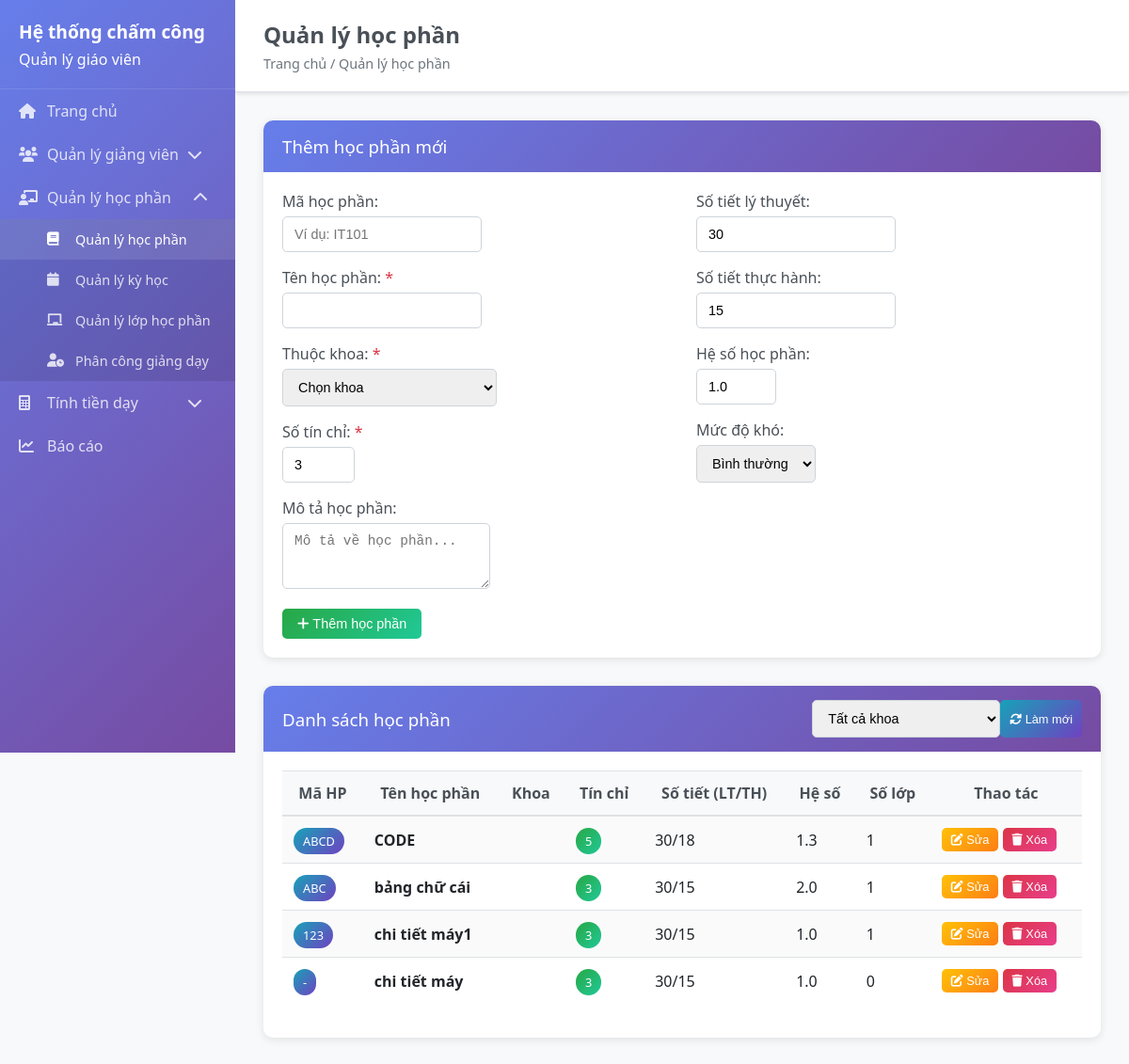
Page /subjects on the committed database.
### backend/models/subject.py (models this page shows, shortened)
class Subject(BaseModel):
    __tablename__ = 'subjects'
    code = db.Column(db.String(20), unique=True, nullable=True)
    name = db.Column(db.String(100), nullable=False)
    credits = db.Column(db.Integer, default=3)
    department_id = db.Column(db.Integer, db.ForeignKey('departments.id'), nullable=True, default=1)
    theory_hours = db.Column(db.Integer, default=0)
    practice_hours = db.Column(db.Integer, default=0)
    total_hours = db.Column(db.Integer, default=0)
    subject_coefficient = db.Column(db.Numeric(3, 2), default=1.0)
    difficulty_level = db.Column(db.String(20), default='normal')
    description = db.Column(db.Text, nullable=True)
    prerequisites = db.Column(db.Text, nullable=True)
    department = db.Column(db.String(100), nullable=True)
    student_count = db.Column(db.Integer, default=0)
    is_active = db.Column(db.Boolean, default=True)
    department_ref = db.relationship('Department', foreign_keys=[department_id], backref='subjects')
    @property
    def total_classes(self):
        try:
            from models.teaching_assignment import TeachingAssignment
            return TeachingAssignment.query.filter_by(subject_id=self.id).count()
        except:
            return 0

### backend/app.py (the view, shortened to what this page needs)
@app.route('/subjects')
def subjects():
    try:
        subjects_list = []
        departments_list = []
        if 'Subject' in globals():
            subjects_list = Subject.query.filter_by(is_active=True).order_by(Subject.created_at.desc()).all()
        if 'Department' in globals():
            departments_list = Department.query.filter_by(is_active=True).order_by(Department.name).all()
            print(f"Found {len(departments_list)} departments for subjects")
        return render_template('subjects.html',
                             subjects=subjects_list,
                             departments=departments_list)
    except Exception as e:
        print(f"Error in subjects route: {e}")
        import traceback
        traceback.print_exc()
        return render_template('subjects.html', subjects=[], departments=[])

### frontend/templates/subjects.html (shortened to what this page needs)
<!DOCTYPE html>
<html lang="en">
<head>
    <link rel="stylesheet" href="{{ url_for('static', filename='css/style.css') }}">
</head>
<body>
    {% extends "base.html" %}
    {% block page_title %}Quản lý học phần{% endblock %}
    {% block breadcrumb %}Trang chủ / Quản lý học phần{% endblock %}
    {% block content %}
    <div class="card">
        <div class="card-header">
            <h3>Thêm học phần mới</h3>
        </div>
        <div class="card-body">
            <form id="subject-form">
                <div class="row">
                    <div class="col-md-6">
                        <div class="form-group">
                            <label for="subject-code">Mã học phần:</label>
                            <input type="text" id="subject-code" name="code" class="form-control" placeholder="Ví dụ: IT101">
                        </div>
                        <div class="form-group">
                            <label for="subject-name">Tên học phần: <span class="text-danger">*</span></label>
                            <input type="text" id="subject-name" name="name" class="form-control" required>
                        </div>
                        <div class="form-group">
                            <label for="subject-department">Thuộc khoa: <span class="text-danger">*</span></label>
                            <select id="subject-department" name="department_id" class="form-control" required>
                                <option value="">Chọn khoa</option>
                            </select>
                        </div>
                        <div class="form-group">
                            <label for="subject-credits">Số tín chỉ: <span class="text-danger">*</span></label>
                            <input type="number" id="subject-credits" name="credits" class="form-control" min="1" max="10" value="3" required>
                        </div>
                    </div>
                    <div class="col-md-6">
                        <div class="form-group">
                            <label for="subject-theory-hours">Số tiết lý thuyết:</label>
                            <input type="number" id="subject-theory-hours" name="theory_hours" class="form-control" min="0" value="30">
                        </div>
                        <div class="form-group">
                            <label for="subject-practice-hours">Số tiết thực hành:</label>
                            <input type="number" id="subject-practice-hours" name="practice_hours" class="form-control" min="0" value="15">
                        </div>
                        <div class="form-group">
                            <label for="subject-coefficient">Hệ số học phần:</label>
                            <input type="number" id="subject-coefficient" name="subject_coefficient" class="form-control" step="0.1" min="0.5" max="3.0" value="1.0">
                        </div>
                        <div class="form-group">
                            <label for="subject-difficulty">Mức độ khó:</label>
                            <select id="subject-difficulty" name="difficulty_level" class="form-control">
                                <option value="normal">Bình thường</option>
                            </select>
                        </div>
                    </div>
                </div>
                <div class="form-group">
                    <label for="subject-description">Mô tả học phần:</label>
                    <textarea id="subject-description" name="description" class="form-control" rows="3" placeholder="Mô tả về học phần..."></textarea>
                </div>
                <button type="submit" class="btn btn-success" id="submit-btn">
                    <i class="fas fa-plus"></i> Thêm học phần
                </button>
            </form>
        </div>
    </div>
    <div class="card">
        <div class="card-header d-flex justify-content-between align-items-center">
            <h3>Danh sách học phần</h3>
            <div class="d-flex">
                <select id="filter-department" class="form-control mr-2" style="width: 200px;">
                    <option value="">Tất cả khoa</option>
                </select>
                <button class="btn btn-info btn-sm" onclick="refreshSubjectsList()">
                    <i class="fas fa-sync-alt"></i> Làm mới
                </button>
            </div>
        </div>
        <div class="card-body">
            <div class="table-responsive">
                <table class="table table-striped" id="subjects-table">
                    <thead>
                        <tr>
                            <th>Mã HP</th>
                            <th>Tên học phần</th>
                            <th>Khoa</th>
                            <th>Tín chỉ</th>
                            <th>Số tiết (LT/TH)</th>
                            <th>Hệ số</th>
                            <th>Số lớp</th>
                            <th>Thao tác</th>
                        </tr>
                    </thead>
                    <tbody>
                        {% for subject in subjects %}
                        <tr>
                            <td><span class="badge badge-info">{{ subject.code or '-' }}</span></td>
                            <td><strong>{{ subject.name }}</strong></td>
                            <td>{{ subject.department_abbreviation }}</td>
                            <td><span class="badge badge-success">{{ subject.credits }}</span></td>
                            <td>{{ subject.theory_hours }}/{{ subject.practice_hours }}</td>
                            <td>{{ "%.1f"|format(subject.subject_coefficient) }}</td>
                            <td>{{ subject.total_classes }}</td>
                            <td>
                                <button class="btn btn-warning btn-sm" onclick="editSubject({{ subject.id }})">
                                    <i class="fas fa-edit"></i> Sửa
                                </button>
                                <button class="btn btn-danger btn-sm" onclick="deleteSubject({{ subject.id }})">
                                    <i class="fas fa-trash"></i> Xóa
                                </button>
                            </td>
                        </tr>
                        {% else %}
                        <tr>
                            <td colspan="8" class="text-center">Chưa có học phần nào</td>
                        </tr>
                        {% endfor %}
                    </tbody>
                </table>
            </div>
        </div>
    </div>
    {% endblock %}

### frontend/templates/base.html (shortened to what this page needs)
<!DOCTYPE html>
<html lang="vi">
<head>
    <link rel="stylesheet" href="{{ url_for('static', filename='css/style.css') }}">
    <link rel="stylesheet" href="https://cdnjs.cloudflare.com/ajax/libs/font-awesome/6.0.0/css/all.min.css">
</head>
<body>
    <div class="sidebar">
        <div class="sidebar-header">
            <h1>Hệ thống chấm công</h1>
            <p>Quản lý giáo viên</p>
        </div>
        <nav class="sidebar-nav">
            <ul>
                <li>
                    <a href="{{ url_for('index') }}" {% if request.endpoint == 'index' %}class="active"{% endif %}>
                        <i class="fas fa-home"></i> Trang chủ
                    </a>
                </li>
                <li class="has-dropdown">
                    <a href="#" class="dropdown-toggle">
                        <i class="fas fa-users"></i> Quản lý giảng viên
                        <i class="fas fa-chevron-down dropdown-icon"></i>
                    </a>
                </li>
                <li class="has-dropdown">
                    <a href="#" class="dropdown-toggle">
                        <i class="fas fa-chalkboard-teacher"></i> Quản lý học phần
                        <i class="fas fa-chevron-down dropdown-icon"></i>
                    </a>
                    <ul class="dropdown-menu">
                        <li><a href="{{ url_for('subjects') }}"><i class="fas fa-book"></i> Quản lý học phần</a></li>
                        <li><a href="{{ url_for('semesters') }}"><i class="fas fa-calendar"></i> Quản lý kỳ học</a></li>
                        <li><a href="{{ url_for('class_sections') }}"><i class="fas fa-chalkboard"></i> Quản lý lớp học phần</a></li>
                        <li><a href="{{ url_for('teaching_assignments') }}"><i class="fas fa-user-clock"></i> Phân công giảng dạy</a></li>
                    </ul>
                </li>
                <li class="has-dropdown">
                    <a href="#" class="dropdown-toggle">
                        <i class="fas fa-calculator"></i> Tính tiền dạy
                        <i class="fas fa-chevron-down dropdown-icon"></i>
                    </a>
                </li>
                <li class="nav-item">
                    <a class="nav-link" href="/reports">
                        <i class="fas fa-chart-line"></i> Báo cáo
                    </a>
                </li>
            </ul>
        </nav>
    </div>
    <div class="main-content">
        <header class="main-header">
            <h2>{% block page_title %}Trang chủ{% endblock %}</h2>
            <div class="breadcrumb">{% block breadcrumb %}Trang chủ{% endblock %}</div>
        </header>
        <main class="content">
            {% block content %}{% endblock %}
        </main>
    </div>
</body>
</html>

### frontend/static/css/style.css (style rules this page uses)
* { margin: 0; padding: 0; box-sizing: border-box; }
body { font-family: 'Segoe UI', Tahoma, Geneva, Verdana, sans-serif; background-color: #f8f9fa; color: #333; }
.sidebar { position: fixed; top: 0; left: 0; height: 100vh; width: 250px; background: linear-gradient(135deg, #667eea 0%, #764ba2 100%); color: white; z-index: 1000; overflow-y: auto; }
.sidebar-header { padding: 20px; border-bottom: 1px solid rgba(255,255,255,0.1); }
.sidebar-header h1 { font-size: 1.2rem; margin-bottom: 5px; }
.sidebar-nav ul { list-style: none; padding: 0; }
.sidebar-nav a { display: flex; align-items: center; padding: 12px 20px; color: rgba(255,255,255,0.8); text-decoration: none; transition: all 0.3s ease; }
.sidebar-nav a:hover, .sidebar-nav a.active { background-color: rgba(255,255,255,0.1); color: white; }
.sidebar-nav i { margin-right: 10px; width: 20px; }
.has-dropdown > a { position: relative; }
.dropdown-icon { margin-left: auto; transition: transform 0.3s ease; }
.has-dropdown.open .dropdown-icon { transform: rotate(180deg); }
.dropdown-menu { max-height: 0; overflow: hidden; transition: max-height 0.3s ease; background-color: rgba(0,0,0,0.1); }
.has-dropdown.open .dropdown-menu { max-height: 500px; }
.dropdown-menu a { padding-left: 50px; font-size: 0.9rem; }
.main-content { margin-left: 250px; min-height: 100vh; }
.main-header { background: white; padding: 20px 30px; border-bottom: 1px solid #dee2e6; box-shadow: 0 2px 4px rgba(0,0,0,0.1); }
.main-header h2 { margin-bottom: 5px; color: #495057; }
.breadcrumb { color: #6c757d; font-size: 0.9rem; }
.content { padding: 30px; }
.card { background: white; border-radius: 10px; box-shadow: 0 2px 10px rgba(0,0,0,0.1); margin-bottom: 30px; border: none; }
.card-header { background: linear-gradient(135deg, #667eea 0%, #764ba2 100%); color: white; padding: 15px 20px; border-radius: 10px 10px 0 0; border-bottom: none; }
.card-header h3, .card-header h5 { margin: 0; font-weight: 500; }
.card-body { padding: 20px; }
.form-group { margin-bottom: 1rem; }
.form-group label { font-weight: 500; margin-bottom: 5px; display: block; color: #495057; }
.form-control { border: 1px solid #ced4da; border-radius: 5px; padding: 10px 12px; font-size: 0.9rem; transition: all 0.3s ease; }
.btn { border-radius: 5px; padding: 8px 16px; font-size: 0.9rem; font-weight: 500; border: none; cursor: pointer; transition: all 0.3s ease; text-decoration: none; display: inline-block; }
.btn-success { background: linear-gradient(135deg, #28a745, #20c997); color: white; }
.btn-warning { background: linear-gradient(135deg, #ffc107, #fd7e14); color: white; }
.btn-danger { background: linear-gradient(135deg, #dc3545, #e83e8c); color: white; }
.btn-info { background: linear-gradient(135deg, #17a2b8, #6f42c1); color: white; }
.btn-sm { padding: 5px 10px; font-size: 0.8rem; }
.table { width: 100%; margin-bottom: 1rem; color: #212529; border-collapse: collapse; }
.table th, .table td { padding: 12px; vertical-align: middle; border-top: 1px solid #dee2e6; }
.table thead th { background-color: #f8f9fa; border-bottom: 2px solid #dee2e6; font-weight: 600; color: #495057; }
.table-striped tbody tr:nth-of-type(odd) { background-color: rgba(0,0,0,0.02); }
.table-responsive { overflow-x: auto; }
.badge { padding: 5px 10px; border-radius: 20px; font-size: 0.8rem; font-weight: 500; }
.badge-info { background: linear-gradient(135deg, #17a2b8, #6f42c1); color: white; }
.badge-success { background: linear-gradient(135deg, #28a745, #20c997); color: white; }
.text-danger { color: #dc3545; }
.d-flex { display: flex; }
.justify-content-between { justify-content: space-between; }
.align-items-center { align-items: center; }
.row { display: flex; flex-wrap: wrap; margin: 0 -15px; }
.col-md-3, .col-md-4, .col-md-6, .col-md-8, .col-12 { padding: 0 15px; }
.col-md-6 { flex: 0 0 50%; max-width: 50%; }

### rows in the picture
Subject: code "ABCD", name "CODE", credits "5", theory_hours "30", practice_hours "18", subject_coefficient "1.3", total_classes "1"
Subject: code "ABC", name "bảng chữ cái", credits "3", theory_hours "30", practice_hours "15", subject_coefficient "2.0", total_classes "1"
Subject: code "123", name "chi tiết máy1", credits "3", theory_hours "30", practice_hours "15", subject_coefficient "1.0", total_classes "1"
Subject: code "-", name "chi tiết máy", credits "3", theory_hours "30", practice_hours "15", subject_coefficient "1.0", total_classes "0"
